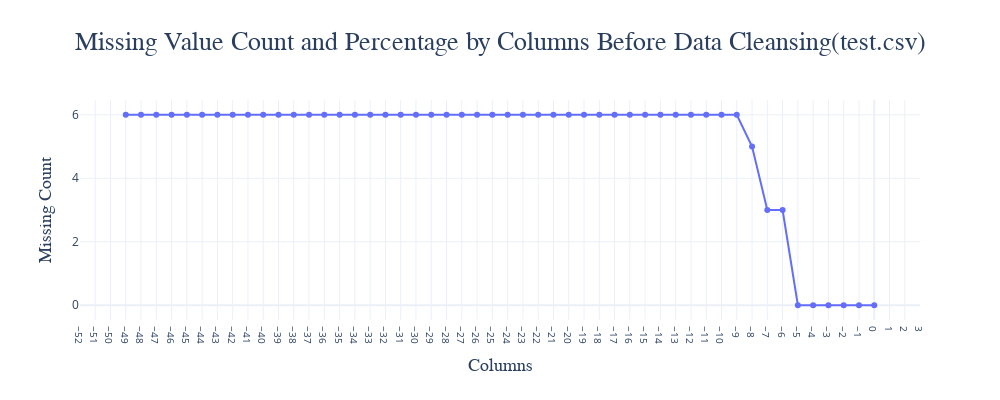

This figure's notebook cell:
### Code cell
# The data format of the column names in the original dataset is not uniformed
# Reconvert the data format to ensure that the sorting is correct.
missing_test["Columns"] = missing_test["Columns"].astype(int)
missing_test = missing_test.sort_values("Columns")

# Plot to show the relations between missing count, missing percentage and columns in testing set
fig = px.line(
    missing_test,
    x="Columns",
    y="Missing Count",
    markers=True,
    title="Missing Value Count and Percentage by Columns Before Data Cleansing(test.csv)",
    labels={"Columns": "Columns", "Missing Count": "Missing Count"},
    hover_data={"Missing Percentage": ':.2f'}  
)

fig.update_layout(
    width=1000,
    height=400,
    title=dict(
        text="Missing Value Count and Percentage by Columns Before Data Cleansing(test.csv)",
        x=0.5,
        font=dict(size=26, family="Arial")
    ),
    xaxis=dict(
        title=dict(
            text="Columns",
            font=dict(size=18, family="Arial")
        ),
        tickmode='linear',     
        dtick=1,                
        tickfont=dict(size=10)
    ),
    yaxis=dict(
        title=dict(
            text="Missing Count",
            font=dict(size=18, family="Arial")
        )
    ),
    template="plotly_white"
)    

plt.tight_layout()
fig.show()

### Figure 1 — Plotly figure (JSON) as saved in the notebook; plotly's stock layout.template omitted (floating-point values rounded to 4 significant figures)
{"data": [{"customdata": [[5.725], [5.725], [5.153], [4.771], [4.389], [4.008], [4.008], [4.008], [3.817], [3.435], [3.244], [2.863], [2.863], [2.099], [2.099], [1.718], [1.718], [1.718], [1.718], [1.718], [1.718], [1.718], [1.718], [1.718], [1.718], [1.718], [1.527], [1.145], [1.145], [0.9542], [0.9542], [0.5725], [0.5725], [0.5725], [0.5725], [0.5725], [0.5725], [0.5725], [0.5725], [0.5725], [0.5725], [0.3817], [0], [0], [0], [0], [0], [0], [0], [0]], "hovertemplate": "Columns=%{x}<br>Missing Count=%{y}<br>Missing Percentage=%{customdata[0]:.2f}<extra></extra>", "legendgroup": "", "line": {"color": "#636efa", "dash": "solid"}, "marker": {"symbol": "circle"}, "mode": "lines+markers", "name": "", "orientation": "v", "showlegend": false, "type": "scatter", "x": [-49, -48, -47, -46, -45, -44, -43, -42, -41, -40, -39, -38, -37, -36, -35, -34, -33, -32, -31, -30, -29, -28, -27, -26, -25, -24, -23, -22, -21, -20, -19, -18, -17, -16, -15, -14, -13, -12, -11, -10, -9, -8, -7, -6, -5, -4, -3, -2, -1, 0], "xaxis": "x", "y": [6, 6, 6, 6, 6, 6, 6, 6, 6, 6, 6, 6, 6, 6, 6, 6, 6, 6, 6, 6, 6, 6, 6, 6, 6, 6, 6, 6, 6, 6, 6, 6, 6, 6, 6, 6, 6, 6, 6, 6, 6, 5, 3, 3, 0, 0, 0, 0, 0, 0], "yaxis": "y"}], "layout": {"height": 400, "legend": {"tracegroupgap": 0}, "title": {"font": {"family": "Arial", "size": 26}, "text": "Missing Value Count and Percentage by Columns Before Data Cleansing(test.csv)", "x": 0.5}, "width": 1000, "xaxis": {"anchor": "y", "domain": [0, 1], "dtick": 1, "tickfont": {"size": 10}, "tickmode": "linear", "title": {"font": {"family": "Arial", "size": 18}, "text": "Columns"}}, "yaxis": {"anchor": "x", "domain": [0, 1], "title": {"font": {"family": "Arial", "size": 18}, "text": "Missing Count"}}}}
